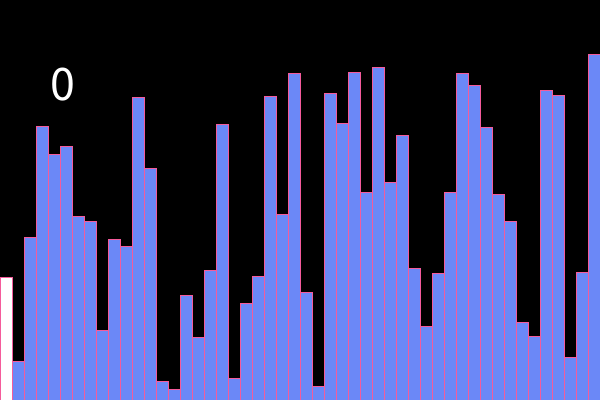
Frame 1 (no input)
Frame 60 (the mouse pressed at the canvas centre just before this capture): identical to frame 1, image omitted
Frame 120 (the mouse held since frame 60 and released just before this capture): identical to frame 1, image omitted

The Processing sketch that drew this single still picture (run headless with seeded random() and noise(); from frame 60 on, the mouse is pressed at the canvas centre):

// Processing sketch: sort
// ── sort.pde
import java.util.*;

int[] arr;
HashSet<Integer> pivots;
HashSet<Integer> compares;
Stack<Integer> stack;
int unit = 12;
void setup()
{
  frameRate(30);
  size(600, 400);
  arr = new int[width/unit];
  background(#000000);
  setArray();
  pivots = new HashSet<Integer>();
  compares = new HashSet<Integer>();
  stack = new Stack<Integer>();
  stack.add(0); stack.add(arr.length-1);
  setMaxLast();
}
int bi=0;  int bj=0;
int si = 0;  int sj = 1;
int ii = 0;  int ij = -1;
int mi = 1;  int mj = 0;
int paintwhite = 0;
int paintyellow = 0;
int paintpink = 0;
int count = 0;
int minidx = 0;
int ikey = -1;
void draw()
{
  stroke(#F55B9B);
  background(#000000);
  for(int a=0; a<arr.length; a++)
  {
    if(a==paintwhite)
      fill(#FFFFFF);
    else if(a==paintyellow)
      fill(#F4F585);
    else if(a==paintpink)
      fill(#F585F3);
    else
     fill(#6B88F7);
    rect(unit*a, height-arr[a], unit, arr[a]);
  }
  textSize(50);
  fill(#FFFFFF);
  text(count, 50, 100, 10); 
    
  // Use mergesort with framerate - 5
    // mergesort();
  // Use quicksort with framerate - 15
    // quick();
  // For insertion, selection, and bubble, use framerate - 30
    // insertion();
    // selection();
    // bubble();
}

// merge sort implementation

void mergesort()
{
  if(mi < arr.length)
  {
    if(mj < arr.length-1)
    {
      int mid = Math.min(mj + mi - 1, arr.length-1);
      int right = Math.min(mj+ 2*mi - 1, arr.length-1);
      paintpink = mj;
      paintwhite = mid;
      paintyellow = right;
      merge(arr, mj, mid, right);
      count += 2*(right - mj);
      mj += 2*mi;
    } 
    else 
    {
      mi = mi*2;
      mj = 0;
    }
  }
  else 
  {
    for(int a=0; a<arr.length; a++)
    {
      fill(#97F585);
      rect(unit*a, height-arr[a], unit, arr[a]);
    }
    noLoop();
  }
}

void merge(int[] a, int l, int m, int r)
{
  int n1 = m-l+1;
  int n2 = r-m;
  
  int[] temp1 = new int[n1];
  int[] temp2 = new int[n2];
  
  for(int i=0; i<n1; ++i)
    temp1[i] = a[l+i];
  
  for(int i=0; i<n2; ++i)
    temp2[i] = a[m+1+i];
  
  int x = 0;
  int y = 0;
  int k = l;
  
  while(x < n1 && y < n2)
  {
    if(temp1[x] <= temp2[y])
    {
      arr[k] = temp1[x];
      x++;
    }
    else
    {
      arr[k] = temp2[y];
      y++;
    }
    k++;
  }
  
  while(x < n1)
  {
    arr[k] = temp1[x];
    k++; x++;
  }
  while(y < n2)
  {
    arr[k] = temp2[y];
    k++; y++;
  }
}

// ------End of merge sort implementation-----------


//Quick sort implementation

void quick()
{
  if(!stack.isEmpty())
  {
    int h = stack.pop();
    int l = stack.pop();
    paintyellow = l;
    paintpink = h;
    int p = partition(l, h);
    paintwhite = p;
    
    if(p-1>l)
    {
      stack.push(l);
      stack.push(p);
    }
    if(p+1<h)
    {
      stack.push(p+1);
      stack.push(h);
    }
  }
  else 
  {
   for(int a=0; a<arr.length; a++)
    {
      fill(#97F585);
      rect(unit*a, height-arr[a], unit, arr[a]);
    }
    noLoop();
  }
}

int partition(int start, int end)
{
  int pivot = arr[start];
  int pivotidx = start;
  int i = start; int j = end;
  while(i<j)
  {
    do {
      i++;
      count++;
    } while(i< arr.length && arr[i] < pivot);
    do {
      j--;
      count++;
    } while(j> 0 && arr[j] > pivot);
    if(i<j)
      swap(arr, i, j);
  }
  swap(arr, j, pivotidx);
  count++;
  return j;
}
void insertion()
{
  if(ii<arr.length)
  {
    paintwhite = ii;
    if(ij >= 0 && arr[ij] > ikey)
    {
      paintyellow = ij;
      paintpink = ij+1;
      // System.out.println("j: "+ij+" i: "+ii);
      arr[ij+1] = arr[ij];
      ij = ij - 1;
      count++;
    }
    else 
    {
      arr[ij+1] = ikey>0 ? ikey : arr[0];
      count++;
      ii++;
      ij = ii - 1;
      ikey = ii<50 ? arr[ii] : -1;
    }
  }
  else
  {
    for(int a=0; a<arr.length; a++)
    {
      fill(#97F585);
      rect(unit*a, height-arr[a], unit, arr[a]);
    }
    noLoop(); 
  }
}

// ---------End of quick sort implementation--------


// Selection sort implementation
void selection()
{
  if(si<arr.length)
  {
    if(sj<arr.length)
    {
      paintyellow = sj;
      if(arr[sj]<arr[minidx])
      {
        minidx = sj;
        paintpink = sj;
      }
      sj++;
      count++;
    }
    else 
    {
      swap(arr, si, minidx);
      si++;
      sj = si+1;  
      paintwhite = si;
      minidx = si;
    }
  }
  else 
  {
    for(int a=0; a<arr.length; a++)
    {
      fill(#97F585);
      rect(unit*a, height-arr[a], unit, arr[a]);
    }
    noLoop();
  }
}

// ----------End of selection sort implementation--------- 


//Bubble sort implementation
void bubble()
{
  if(bi<arr.length-1)
  {
    if(bj<arr.length-bi-1)
    {
      paintpink = bj;
      if(arr[bj]>arr[bj+1])
      {
        swap(arr, bj, bj+1);
        paintwhite = bj+1;
      }
      bj++;
      count++;
    }
    else 
    {
      bi++;
      bj=0;
    }
  }
  else
  {
    for(int a=0; a<arr.length; a++)
    {
      fill(#97F585);
      rect(unit*a, height-arr[a], unit, arr[a]);
    }
    noLoop(); 
  }
}

// -----------End of bubble sort implementation


/// Helper Functions
void swap(int[] a, int x, int y)
{
  int temp = a[x];
  a[x] = a[y];
  a[y] = temp;
}

void setMaxLast()
{
  int maxidx = 0;
  for(int i=1; i<arr.length; i++)
  {
    if(arr[i] > arr[maxidx])
      maxidx = i;
  }
  swap(arr, maxidx, arr.length-1);
}

void setArray()
{
  for(int i=0; i<arr.length; i++) 
    arr[i] = (int) ((Math.random())*(height-50));
}
